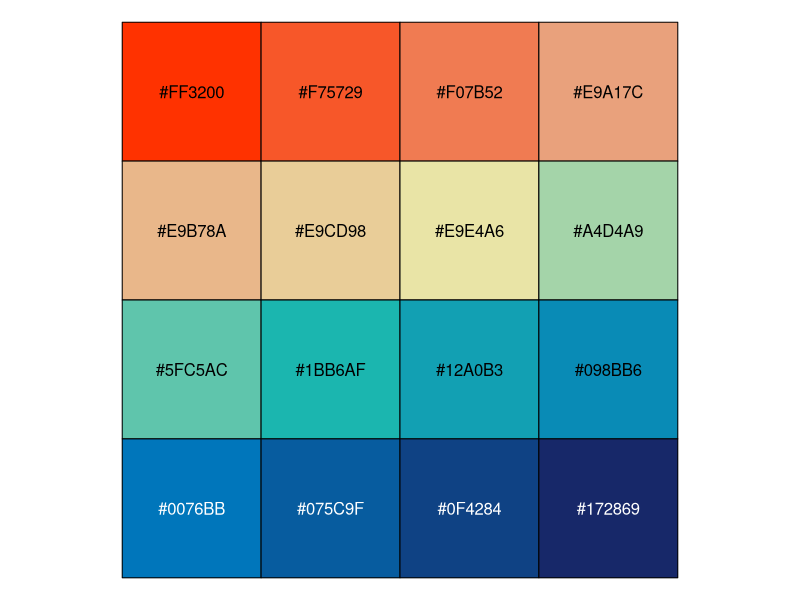
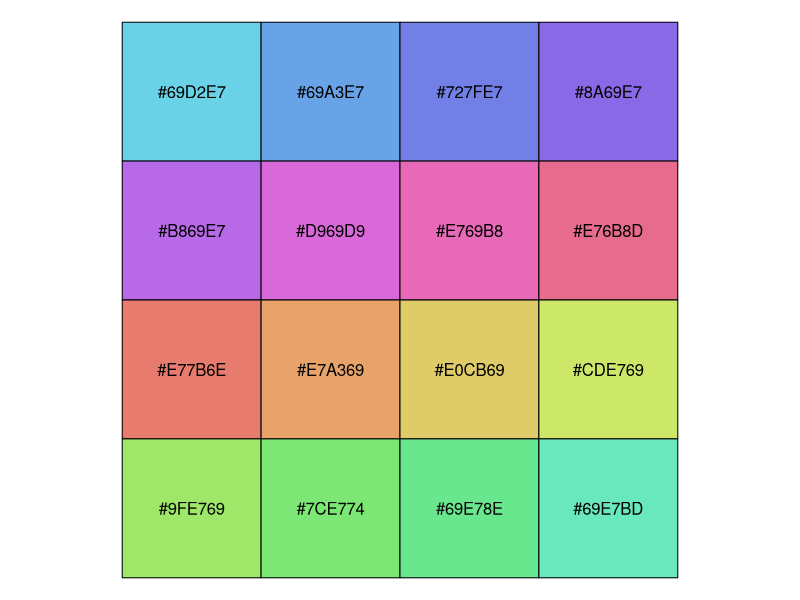
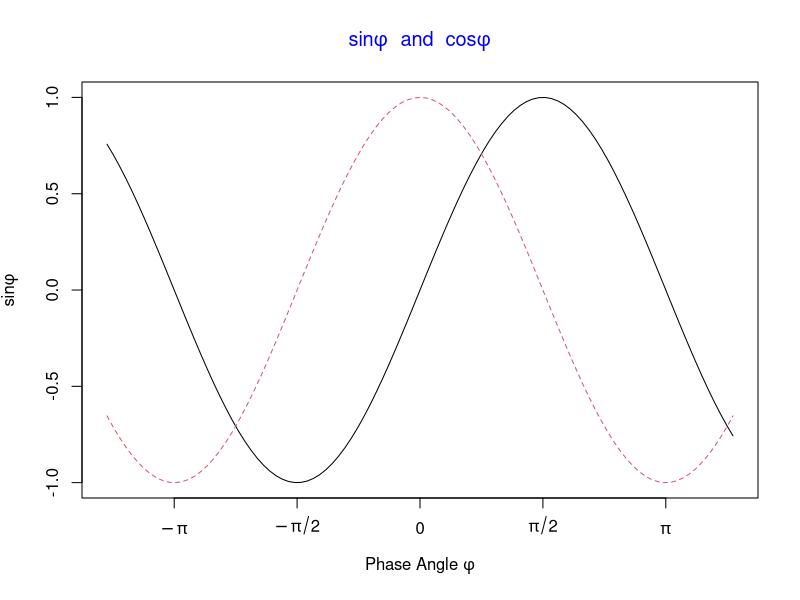

R code for these plots, in order: (Note: this script raises an error after producing the figures.)
## ---- chunk 1
data(topo, package="MASS")
## ---- chunk 2
sample(colors(TRUE),20)
## ---- chunk 3
# Colors from https://github.com/johannesbjork/LaCroixColoR
color_pal <- c("#FF3200", "#E9A17C", "#E9E4A6", "#1BB6AF", "#0076BB", "#172869")
n <- 16
more_colors <- (grDevices::colorRampPalette(color_pal))(n)
scales::show_col(colours = more_colors)
## ---- chunk 4
# colors in colortools from http://www.gastonsanchez.com/
fish_pal <- c("#69D2E7", "#6993E7", "#7E69E7", "#BD69E7", 
              "#E769D2", "#E76993", "#E77E69", "#E7BD69", 
              "#D2E769", "#93E769", "#69E77E", "#69E7BD")
more_colors <- (grDevices::colorRampPalette(fish_pal))(n)
scales::show_col(colours = more_colors)
## ---- chunk 5
x <- seq(-4, 4, len = 101)
y <- cbind(sin(x), cos(x))
matplot(x, y,
  type = "l", xaxt = "n",
  main = expression(paste(
    plain(sin) * phi, "  and  ",
    plain(cos) * phi
  )),
  ylab = expression("sin" * phi, "cos" * phi), # only 1st is taken
  xlab = expression(paste("Phase Angle ", phi)),
  col.main = "blue"
)
axis(1,
  at = c(-pi, -pi / 2, 0, pi / 2, pi),
  labels = expression(-pi, -pi / 2, 0, pi / 2, pi)
)
## ---- chunk 6
knitr::include_graphics(path = "figures/missing-fonts.png")
## ---- chunk 7
names(knitr::knit_engines$get())
